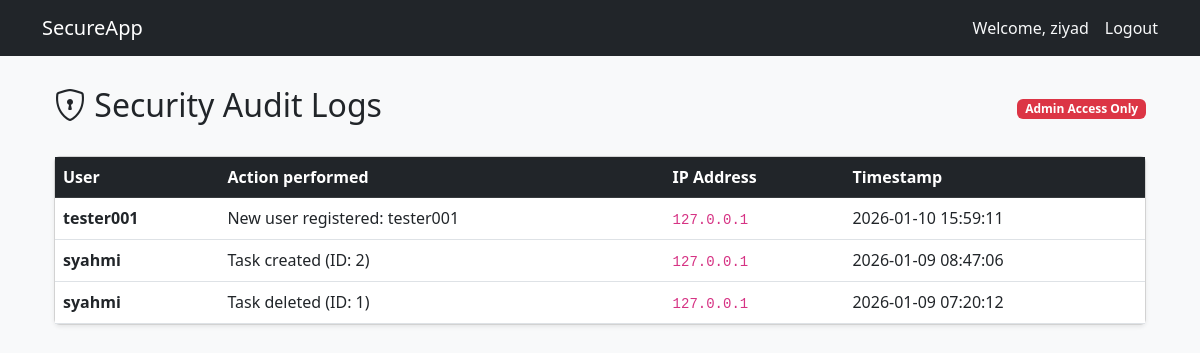
/audit-logs/ (signed in), run on the app's committed database.
### auditlog/models.py (models this page shows, shortened)
class AuditLog(models.Model):
    user = models.ForeignKey(User, on_delete=models.SET_NULL, null=True)
    action = models.CharField(max_length=255)
    ip_address = models.GenericIPAddressField(null=True)
    timestamp = models.DateTimeField(auto_now_add=True)

### accounts/views.py (the view)
# urls.py: path("audit-logs/", views.audit_logs, name="audit_logs"),
@user_passes_test(is_admin)
def audit_logs(request):
    logs = AuditLog.objects.all().order_by("-timestamp")
    return render(request, "audit_logs.html", {"logs": logs})

### accounts/views.py (called while the page is built)
def is_admin(user):
    return user.is_authenticated and (user.is_staff or user.groups.filter(name="Admin").exists())

### accounts/templates/audit_logs.html
{% extends 'base.html' %}
{% block content %}
<div class="container mt-4">
    <div class="d-flex justify-content-between align-items-center mb-4">
        <h2><i class="bi bi-shield-lock"></i> Security Audit Logs</h2>
        <span class="badge bg-danger">Admin Access Only</span>
    </div>
    <div class="card shadow-sm">
        <div class="card-body p-0">
            <div class="table-responsive">
                <table class="table table-hover mb-0">
                    <thead class="table-dark">
                        <tr>
                            <th>User</th>
                            <th>Action performed</th>
                            <th>IP Address</th>
                            <th>Timestamp</th>
                        </tr>
                    </thead>
                    <tbody>
                        {% for log in logs %}
                        <tr>
                            <td>
                                {% if log.user %}
                                    <span class="fw-bold">{{ log.user.username }}</span>
                                {% else %}
                                    <span class="text-muted">Anonymous/System</span>
                                {% endif %}
                            </td>
                            <td>{{ log.action }}</td>
                            <td><code>{{ log.ip_address }}</code></td>
                            <td>{{ log.timestamp|date:"Y-m-d H:i:s" }}</td>
                        </tr>
                        {% empty %}
                        <tr>
                            <td colspan="4" class="text-center py-4 text-muted">No security logs found.</td>
                        </tr>
                        {% endfor %}
                    </tbody>
                </table>
            </div>
        </div>
    </div>
</div>
{% endblock %}

### templates/base.html (shortened to what this page needs)
<!DOCTYPE html>
<html lang="en">
<head>
    <link href="https://cdn.jsdelivr.net/npm/bootstrap@5.3.0/dist/css/bootstrap.min.css" rel="stylesheet">
    <link href="https://cdn.jsdelivr.net/npm/bootstrap-icons@1.10.5/font/bootstrap-icons.css" rel="stylesheet">
</head>
<body>
    <nav class="navbar navbar-expand-lg navbar-dark bg-dark">
        <div class="container">
            <a class="navbar-brand" href="#">SecureApp</a>
            <div class="navbar-nav ms-auto align-items-center">
                {% if user.is_authenticated %}
                    <span class="nav-item nav-link text-light me-2">Welcome, {{ user.username }}</span>
                    <form method="post" action="{% url 'logout' %}" class="d-inline m-0 p-0">
                        <button type="submit" class="btn btn-link nav-item nav-link text-light p-0">Logout</button>
                    </form>
                {% else %}
                    <a class="nav-item nav-link" href="{% url 'login' %}">Login</a>
                {% endif %}
            </div>
        </div>
    </nav>
    <div class="container">
        {% block content %}{% endblock %}
    </div>
</body>
</html>

### templates/base.html (style rules this page uses)
body { background-color: #f8f9fa; }
.navbar { margin-bottom: 30px; }
.card { box-shadow: 0 4px 8px rgba(0,0,0,0.1); }

### data on the page
AuditLog: user.username "tester001", action "New user registered: tester001", ip_address "127.0.0.1", timestamp "2026-01-10 15:59:11"
AuditLog: user.username "syahmi", action "Task created (ID: 2)", ip_address "127.0.0.1", timestamp "2026-01-09 08:47:06"
AuditLog: user.username "syahmi", action "Task deleted (ID: 1)", ip_address "127.0.0.1", timestamp "2026-01-09 07:20:12"

### other printed values
{{ user.username }} "ziyad"
